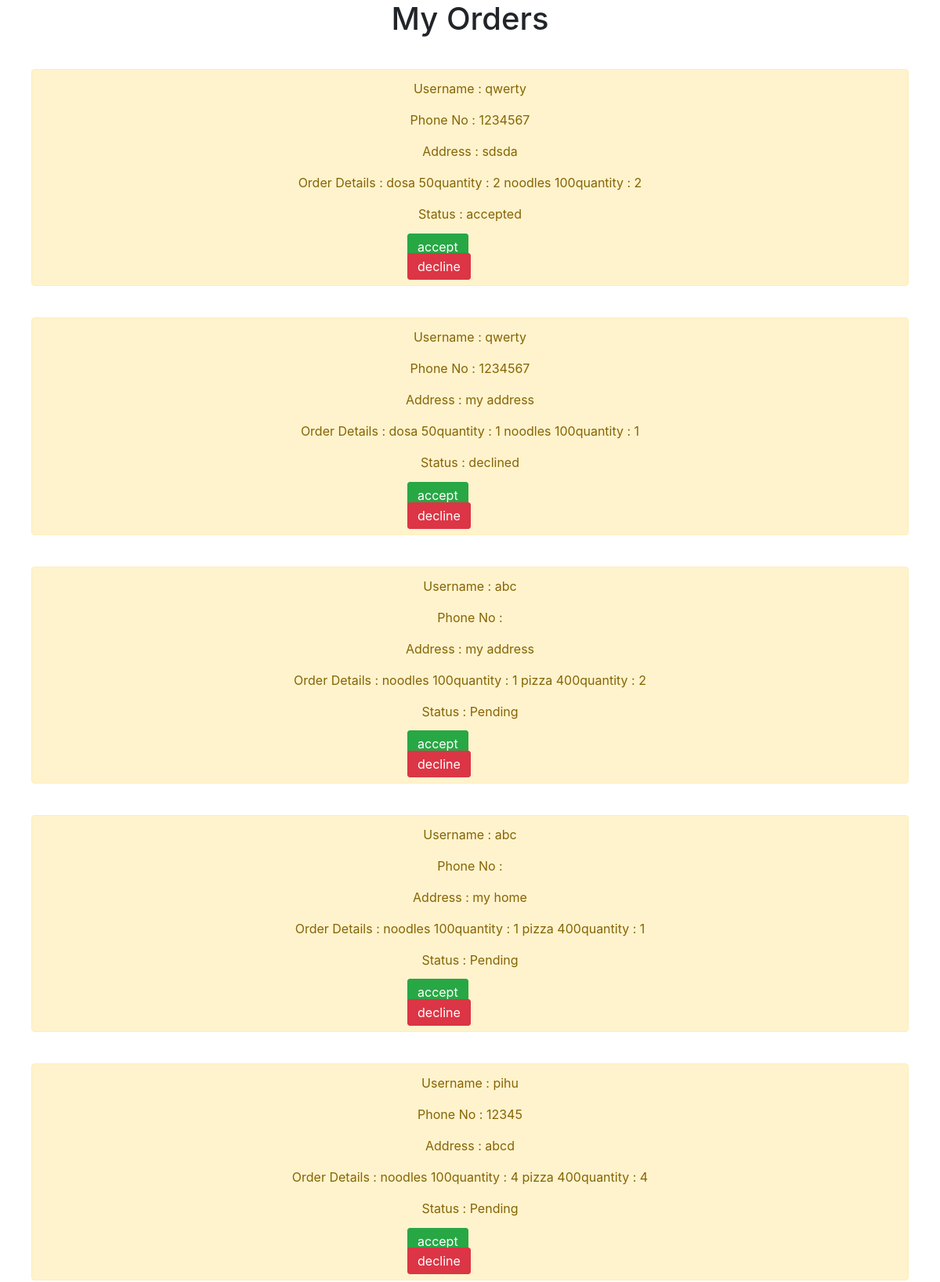
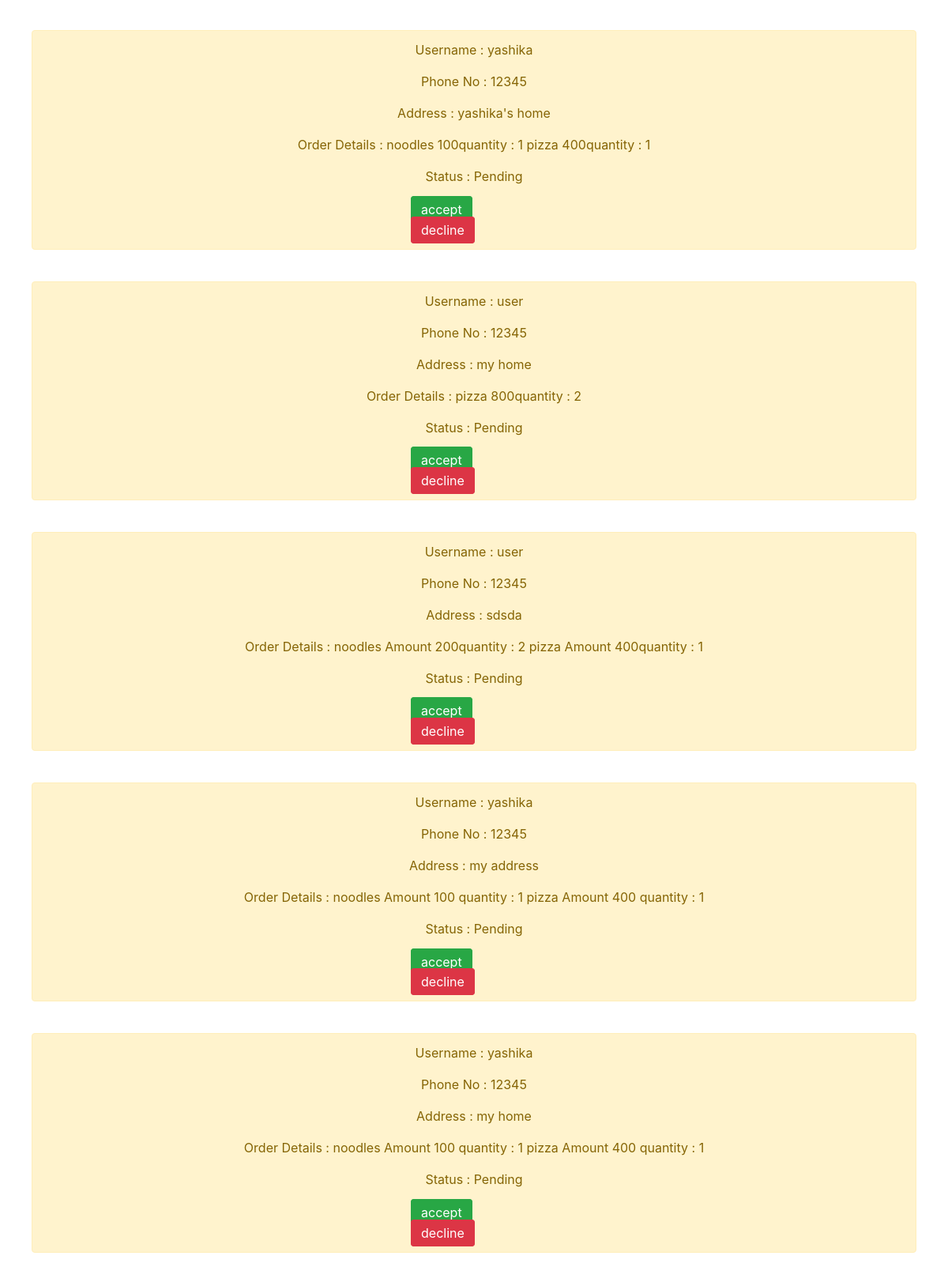
/adminorders/ (signed in, upper part), run on the app's committed database (2 pictures, top to bottom).
### app1/models.py (models this page shows)
class OrderModel(models.Model):
    username = models.CharField(max_length = 10)
    phoneno = models.CharField(max_length = 10)
    address = models.CharField(max_length = 10)
    orderitems = models.CharField(max_length = 10)
    orderstatus = models.CharField(max_length = 10, default="Pending")

### app1/views.py (the view)
# urls.py: path('adminorders/',adminorders),
def adminorders(request):
    if not request.user.is_authenticated:
        return redirect('adminloginpage')
    orders = OrderModel.objects.all()
    context = {'orders': orders}
    return render(request,"app1/adminorders.html",context)

### app1/templates/app1/adminorders.html (shortened to what this page needs)
{% extends 'base.html' %}
{% block content %}
<h1 style="text-align: center;">My Orders</h1>
{% for order in orders %}
<div style="margin: 40px;" class="alert alert-warning" role="alert">
<p>Username : {{order.username}}</p>
<P>Phone No : {{order.phoneno}}</P>
<p>Address : {{order.address}}</p>
<p> Order Details : {{order.orderitems}}</p>
<p>Status : {{order.orderstatus}}</p>
<div class="container">
    <a href="/acceptorder/{{order.id}}/" class="btn btn-success">accept</a>
    <a href="/declineorder/{{order.id}}/" class="btn btn-danger">decline</a>
</div>
</div>
{% endfor %}
{% endblock %}

### app1/templates/app1/adminorders.html (style rules this page uses)
p { text-align: center; }
.btn { display: inline; }
.container { width: 190px; margin: auto; }

### data on the page
OrderModel: username "qwerty", phoneno "1234567", address "sdsda", orderitems "dosa 50quantity : 2 noodles 100quantity : 2", orderstatus "accepted"
OrderModel: username "qwerty", phoneno "1234567", address "my address", orderitems "dosa 50quantity : 1 noodles 100quantity : 1", orderstatus "declined"
OrderModel: username "abc", address "my address", orderitems "noodles 100quantity : 1 pizza 400quantity : 2", orderstatus "Pending"
OrderModel: username "abc", address "my home", orderitems "noodles 100quantity : 1 pizza 400quantity : 1", orderstatus "Pending"
OrderModel: username "pihu", phoneno "12345", address "abcd", orderitems "noodles 100quantity : 4 pizza 400quantity : 4", orderstatus "Pending"
OrderModel: username "yashika", phoneno "12345", address "yashika's home", orderitems "noodles 100quantity : 1 pizza 400quantity : 1", orderstatus "Pending"
OrderModel: username "user", phoneno "12345", address "my home", orderitems "pizza 800quantity : 2", orderstatus "Pending"
OrderModel: username "user", phoneno "12345", address "sdsda", orderitems "noodles Amount 200quantity : 2 pizza Amount 400quantity : 1", orderstatus "Pending"
OrderModel: username "yashika", phoneno "12345", address "my address", orderitems "noodles Amount 100 quantity : 1 pizza Amount 400 quantity : 1", orderstatus "Pending"
OrderModel: username "yashika", phoneno "12345", address "my home", orderitems "noodles Amount 100 quantity : 1 pizza Amount 400 quantity : 1", orderstatus "Pending"
